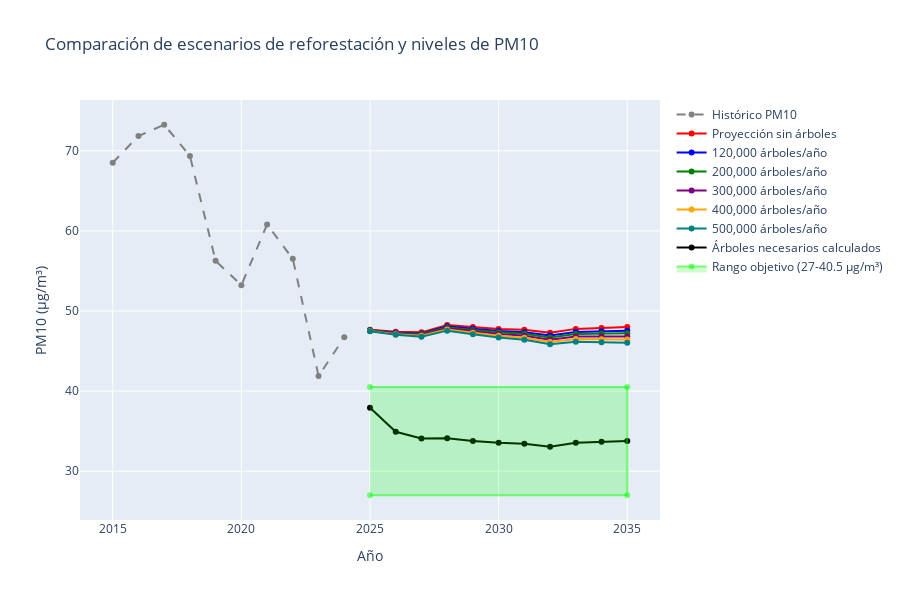

Source (notebook cell):
### Code cell
# Crear una segunda visualización para comparar diferentes escenarios
fig2 = go.Figure()

# Añadir datos históricos
fig2.add_trace(
    go.Scatter(x=list(historico_pm10.keys()),
               y=list(historico_pm10.values()),
               name='Histórico PM10',
               line=dict(color='gray', dash='dash'))
)

# Añadir línea de predicción base
fig2.add_trace(
    go.Scatter(x=años_proyeccion,
               y=[np.mean(pred_base[df_prediccion['AÑO'] == año]) for año in años_proyeccion],
               name='Proyección sin árboles',
               line=dict(color='red'))
)

# Añadir escenarios
colores = ['blue', 'green', 'purple', 'orange', 'teal']
for i, arboles in enumerate(escenarios_arboles):
    prediccion_escenario, _ = resultados_escenarios[arboles]
    pm10_por_año = [np.mean(prediccion_escenario[df_prediccion['AÑO'] == año]) for año in años_proyeccion]
    
    fig2.add_trace(
        go.Scatter(x=años_proyeccion,
                   y=pm10_por_año,
                   name=f'{arboles:,} árboles/año',
                   line=dict(color=colores[i % len(colores)]))
    )

# Añadir línea para escenario de árboles necesarios calculados
fig2.add_trace(
    go.Scatter(x=años_proyeccion,
               y=list(pm10_proyectado.values()),
               name='Árboles necesarios calculados',
               line=dict(color='black', width=2))
)

# Área objetivo de PM10
fig2.add_trace(
    go.Scatter(
        x=[años_proyeccion[0], años_proyeccion[-1], años_proyeccion[-1], años_proyeccion[0]],
        y=[TARGET_PM10_MIN, TARGET_PM10_MIN, TARGET_PM10_MAX, TARGET_PM10_MAX],
        fill='toself',
        fillcolor='rgba(0,255,0,0.2)',
        line=dict(color='rgba(0,255,0,0.5)'),
        name=f'Rango objetivo ({TARGET_PM10_MIN}-{TARGET_PM10_MAX} µg/m³)'
    )
)

# Actualizar diseño
fig2.update_layout(
    title='Comparación de escenarios de reforestación y niveles de PM10',
    xaxis_title='Año',
    yaxis_title='PM10 (µg/m³)',
    height=600,
    showlegend=True
)

fig2.show()

### Figure 1 — Plotly figure (JSON) as saved in the notebook; plotly's stock layout.template omitted (floating-point values rounded to 4 significant figures)
{"data": [{"line": {"color": "gray", "dash": "dash"}, "name": "Histórico PM10", "type": "scatter", "x": [2015, 2016, 2017, 2018, 2019, 2020, 2021, 2022, 2023, 2024], "y": [68.51, 71.85, 73.25, 69.36, 56.26, 53.22, 60.8, 56.51, 41.89, 46.72]}, {"line": {"color": "red"}, "name": "Proyección sin árboles", "type": "scatter", "x": [2025, 2026, 2027, 2028, 2029, 2030, 2031, 2032, 2033, 2034, 2035], "y": [47.65, 47.4, 47.33, 48.26, 48.0, 47.77, 47.65, 47.27, 47.77, 47.89, 48.0]}, {"line": {"color": "blue"}, "name": "120,000 árboles/año", "type": "scatter", "x": [2025, 2026, 2027, 2028, 2029, 2030, 2031, 2032, 2033, 2034, 2035], "y": [47.61, 47.31, 47.2, 48.09, 47.78, 47.51, 47.36, 46.93, 47.38, 47.46, 47.53]}, {"line": {"color": "green"}, "name": "200,000 árboles/año", "type": "scatter", "x": [2025, 2026, 2027, 2028, 2029, 2030, 2031, 2032, 2033, 2034, 2035], "y": [47.58, 47.25, 47.12, 47.97, 47.64, 47.34, 47.16, 46.71, 47.13, 47.18, 47.22]}, {"line": {"color": "purple"}, "name": "300,000 árboles/año", "type": "scatter", "x": [2025, 2026, 2027, 2028, 2029, 2030, 2031, 2032, 2033, 2034, 2035], "y": [47.55, 47.18, 47.01, 47.83, 47.47, 47.13, 46.91, 46.42, 46.81, 46.82, 46.83]}, {"line": {"color": "orange"}, "name": "400,000 árboles/año", "type": "scatter", "x": [2025, 2026, 2027, 2028, 2029, 2030, 2031, 2032, 2033, 2034, 2035], "y": [47.51, 47.11, 46.91, 47.69, 47.29, 46.92, 46.66, 46.14, 46.49, 46.47, 46.44]}, {"line": {"color": "teal"}, "name": "500,000 árboles/año", "type": "scatter", "x": [2025, 2026, 2027, 2028, 2029, 2030, 2031, 2032, 2033, 2034, 2035], "y": [47.48, 47.04, 46.8, 47.55, 47.11, 46.7, 46.41, 45.85, 46.17, 46.11, 46.05]}, {"line": {"color": "black", "width": 2}, "name": "Árboles necesarios calculados", "type": "scatter", "x": [2025, 2026, 2027, 2028, 2029, 2030, 2031, 2032, 2033, 2034, 2035], "y": [37.92, 34.92, 34.08, 34.13, 33.79, 33.56, 33.44, 33.06, 33.56, 33.68, 33.76]}, {"fill": "toself", "fillcolor": "rgba(0,255,0,0.2)", "line": {"color": "rgba(0,255,0,0.5)"}, "name": "Rango objetivo (27-40.5 µg/m³)", "type": "scatter", "x": [2025, 2035, 2035, 2025], "y": [27, 27, 40.5, 40.5]}], "layout": {"height": 600, "showlegend": true, "title": {"text": "Comparación de escenarios de reforestación y niveles de PM10"}, "xaxis": {"title": {"text": "Año"}}, "yaxis": {"title": {"text": "PM10 (µg/m³)"}}}}
